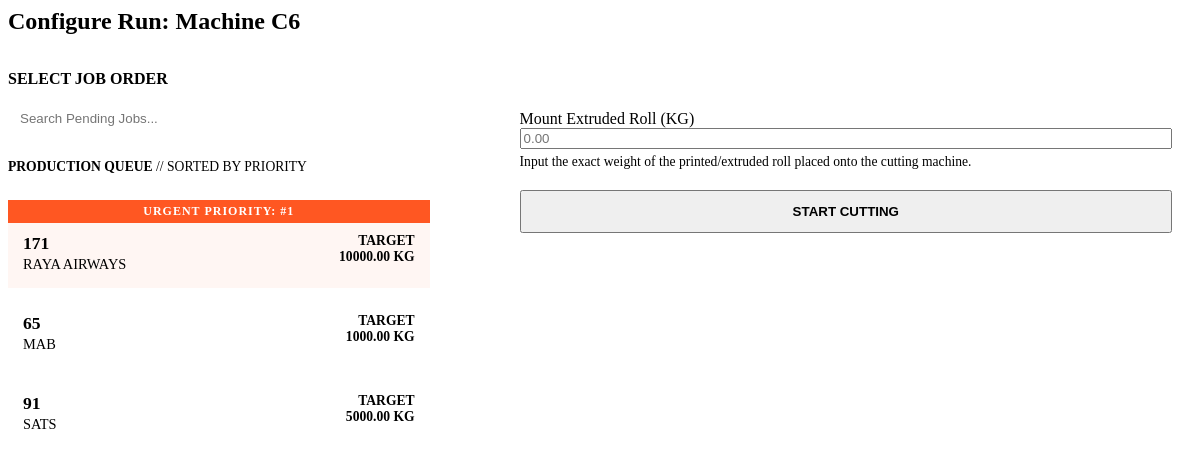
/load-cutting-state/C6/, run on the app's committed database.
### production/models.py (models this page shows, shortened)
class JobOrder(models.Model):
    jo_number = models.CharField(max_length=20, unique=True)
    customer = models.CharField(max_length=100)
    queue_position = models.PositiveIntegerField(
        default=100,
        help_text="Lower numbers run first (e.g., 1 is top priority). Use 100 for standard/un-queued jobs."
    )
    po_number = models.CharField(max_length=50, blank=True, default="-")
    target_delivery_date = models.DateField(null=True, blank=True)
    product_dimension = models.CharField(max_length=100, default="", help_text="e.g., 230 x 240 x 0.03")
    recipe = models.ForeignKey(Recipe, on_delete=models.SET_NULL, null=True, blank=True)
    printing_required = models.BooleanField(default=False)
    sealing_required = models.BooleanField(default=False)
    slitting_required = models.BooleanField(default=False)
    remarks = models.TextField(blank=True, default="-")
    wastage_buffer_percent = models.DecimalField(max_digits=5, decimal_places=2, default=10.00)
    order_quantity_kg = models.DecimalField(max_digits=10, decimal_places=2)
    total_est_material_kg = models.DecimalField(max_digits=10, decimal_places=2, editable=False, default=0)
    total_extrusion_wastage_kg = models.DecimalField(max_digits=10, decimal_places=2, default=Decimal('0.00'))
    total_cutting_wastage_kg = models.DecimalField(max_digits=10, decimal_places=2, default=0)
    total_extruded_kg = models.DecimalField(max_digits=10, decimal_places=2, default=0)
    total_cut_kg = models.DecimalField(max_digits=10, decimal_places=2, default=0)
    total_packed_kg = models.DecimalField(max_digits=10, decimal_places=2, default=0)
    total_shipped_kg = models.DecimalField(max_digits=10, decimal_places=2, default=0)
    is_completed = models.BooleanField(default=False, help_text="Mark as true when the entire order is finished.")
    class Meta:
        ordering = ['is_completed', 'queue_position', 'target_delivery_date']

### production/views.py (the view)
# urls.py: path('load-cutting-state/', views.load_cutting_state, name='load_cutting_state'),
def load_cutting_state(request, machine_no=None):
    if not machine_no:
        machine_no = request.GET.get('machine_no')
    if not machine_no:
        return HttpResponse("<p style='color: var(--text-muted); font-weight: bold; text-transform: uppercase;'>Awaiting Machine Selection...</p>")
    active_session = CuttingSession.objects.filter(machine_no=machine_no, status='ACTIVE').first()
    if active_session:
        return render(request, 'production/partials/active_cutting_ui.html', {'session': active_session})
    else:
        job_orders = JobOrder.objects.filter(
            is_completed=False,
            total_extruded_kg__gt=F('total_cut_kg') + F('total_cutting_wastage_kg')
        ).order_by('queue_position', 'target_delivery_date', 'id')[:20]
        return render(request, 'production/partials/start_cutting_ui.html', {
            'machine_no': machine_no,
            'job_orders': job_orders,
            'dept': 'cutting'
        })

### production/templates/production/partials/start_cutting_ui.html (shortened to what this page needs)
<form hx-post="{% url 'start_cutting_session' %}" hx-target="body" hx-swap="beforeend" hx-include="#cutting-shift-select" hx-disabled-elt="find button[type='submit']" style="width: 100%;">
    <div class="panel-header" style="border-bottom: 2px solid var(--border-soft); padding-bottom: 15px; margin-bottom: 20px;">
        <h2 style="color: var(--action-blue); margin: 0;">Configure Run: Machine {{ machine_no }}</h2>
    </div>
    <div style="display: grid; grid-template-columns: 1fr 1.5fr; gap: 30px;">
        <div style="border-right: 2px solid var(--border-soft); padding-right: 30px;">
            <h3 style="margin-top: 0; color: var(--text-muted); font-size: 1rem; margin-bottom: 15px;">SELECT JOB ORDER</h3>
            <input type="text" name="q" placeholder="Search Pending Jobs..."
                   hx-get="{% url 'search_jobs' %}?dept=cutting"
                   hx-target="#cutting-jo-list"
                   hx-trigger="keyup changed delay:300ms, search"
                   style="width: 100%; border: 1px solid var(--border-hard); padding: 8px 12px; border-radius: 4px; margin-bottom: 15px;">
            <div id="cutting-jo-list" style="max-height: 400px; overflow-y: auto; border-top: 1px dashed var(--border-soft); padding-top: 10px;">
                {% include 'production/partials/job_radio_list.html' %}
            </div>
        </div>
        <div>
            <div style="background: var(--bg-floor); padding: 20px; border-radius: var(--radius); border: 1px solid var(--border-soft); margin-top: 20px;">
                <div style="margin-bottom: 20px;">
                    <label class="input-label">Mount Extruded Roll (KG)</label>
                    <input type="number" name="input_roll_weight" required placeholder="0.00" class="text-mono" step="0.01" style="width: 100%;">
                    <p style="font-size: 0.85rem; color: var(--text-muted); margin-top: 5px;">Input the exact weight of the printed/extruded roll placed onto the cutting machine.</p>
                </div>
                <button type="submit" class="btn btn-success" style="width: 100%; padding: 12px; font-weight: bold;">
                    START CUTTING
                </button>
            </div>
        </div>
    </div>
</form>

### production/templates/production/partials/job_radio_list.html (shortened to what this page needs)
<div style="max-height: 400px; overflow-y: auto; padding-right: 10px;">
    <div style="margin-bottom: 15px; padding-bottom: 10px; border-bottom: 1px dashed var(--border-soft); color: var(--text-muted); font-size: 0.85rem; text-transform: uppercase;">
        <strong>Production Queue</strong> // Sorted by Priority
    </div>
    {% for jo in job_orders %}
    <div>
        <label for="jo_{{ jo.id }}" class="radio-label {% if jo.queue_position <= 5 %}urgent-job{% endif %}">
            {% if jo.queue_position <= 5 %}
                <div style="background: #ff5722; color: white; padding: 4px 10px; font-size: 0.75rem; font-weight: bold; margin: -15px -15px 10px -15px; text-align: center; letter-spacing: 1px;">
                    URGENT PRIORITY: #{{ jo.queue_position }}
                </div>
            {% elif jo.queue_position < 100 %}
                <div style="background: var(--border-hard); color: white; padding: 4px 10px; font-size: 0.75rem; font-weight: bold; margin: -15px -15px 10px -15px; text-align: center; letter-spacing: 1px;">
                    QUEUE POSITION: #{{ jo.queue_position }}
                </div>
            {% endif %}
            <div style="display: flex; justify-content: space-between; align-items: flex-start;">
                <div>
                    <div style="font-weight: bold; font-size: 1.1rem; color: var(--text-primary);">{{ jo.jo_number }}</div>
                    <div style="color: var(--text-muted); font-size: 0.9rem; margin-top: 2px;">{{ jo.customer }}</div>
                </div>
                <div class="text-mono" style="font-size: 0.85rem; color: var(--action-blue); font-weight: bold; text-align: right;">
                    TARGET<br>{{ jo.order_quantity_kg }} KG
                </div>
            </div>
        </label>
    </div>
    {% empty %}
    <div style="padding: 15px; text-align: center; color: var(--text-muted); font-style: italic;">
        No pending jobs found.
    </div>
    {% endfor %}
</div>

### production/templates/production/partials/job_radio_list.html (style rules this page uses)
.radio-label { display: block; padding: 15px; margin-bottom: 10px; cursor: pointer; transition: 0.2s ease; background-color: var(--surface); border: 2px solid var(--border-soft); border-radius: var(--radius); position: relative; overflow: hidden; }
.urgent-job { border-color: #ff5722 !important; background-color: rgba(255, 87, 34, 0.05); }

### data on the page
JobOrder: queue_position "1", jo_number "171", customer "RAYA AIRWAYS", order_quantity_kg "10000.00"
JobOrder: jo_number "65", customer "MAB", order_quantity_kg "1000.00"
JobOrder: jo_number "91", customer "SATS", order_quantity_kg "5000.00"

### other printed values
{{ machine_no }} "C6"
